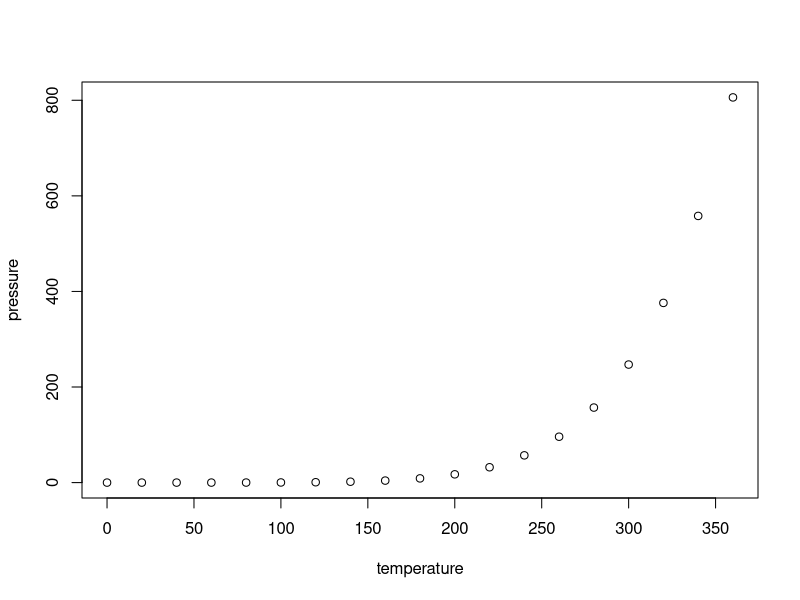
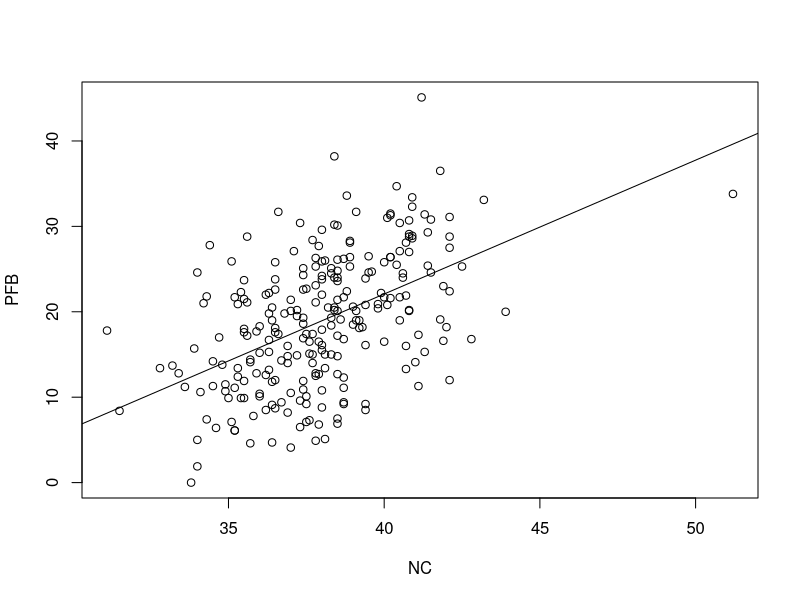
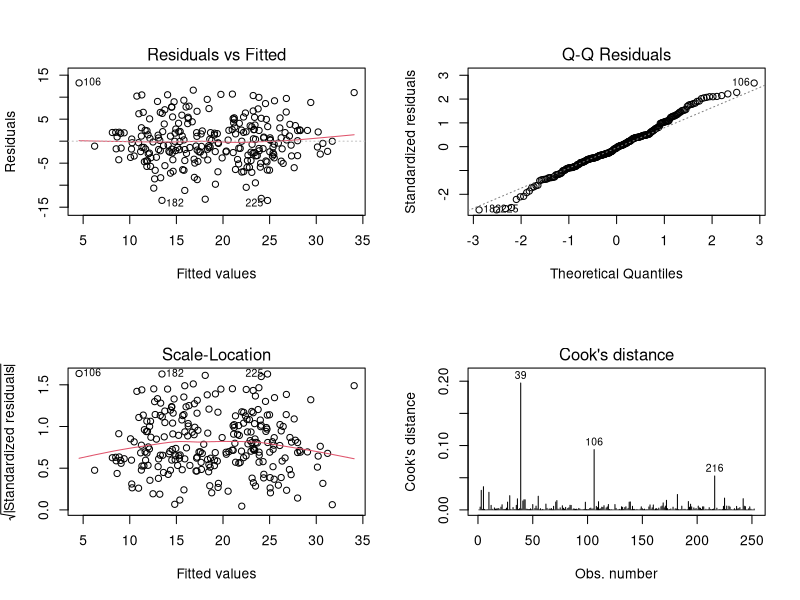
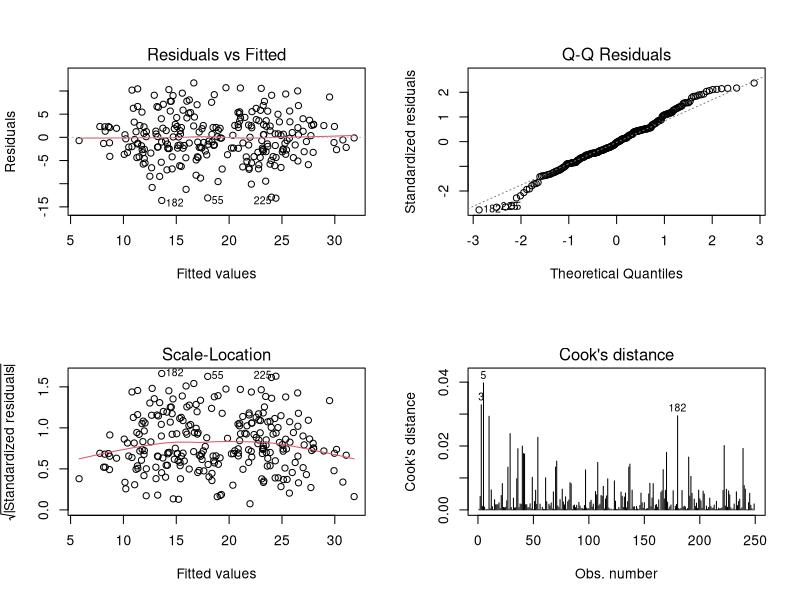

Here is the R script that generated these plots, in order:
## ---- chunk 1
knitr::opts_chunk$set(echo = TRUE)
## ---- chunk 2
summary(cars)
## ---- chunk 3
plot(pressure)
## ---- chunk 4
#15 sep 2019
#http://sphweb.bumc.bu.edu/otlt/MPH-Modules/BS/R/R5_Correlation-Regression/R5_Correlation-Regression2.html
##
fat <- read.csv("fatdat.csv")
str(fat)
## ---- chunk 5
cor(fat$Age, fat$PFB, method="pearson")
cor(fat$PFB, fat[,-1])
fat$BMI = ifelse(fat$Ai > 25,1,0)
## ---- chunk 6
lm1=lm(fat$PFB ~ fat$NC)
summary(lm1)
## ---- chunk 7
lm2=lm(PFB~Age+FFW+NC,data=fat)
summary(lm2)
## ---- chunk 8
plot(PFB ~ NC,data = fat)
abline(lm1)
## ---- chunk 9
lm3 <- lm(PFB ~ Age + FFW + NC + factor(BMI), data = fat)
summary(lm3)
## ---- chunk 10
par(mfrow=c(2,2))
plot(lm3,which = 1:4)
## ---- chunk 11
ls(lm3)
lm3$coefficients
## ---- chunk 12
summary(influence.measures(lm3))
## ---- chunk 13
fat
fat1=fat[c(-39,-106,-216),]
fat1
## ---- chunk 14
lm4 <- lm(PFB ~ Age + FFW + NC + factor(BMI), data = fat1)
summary(lm4)
## ---- chunk 15
par(mfrow=c(2,2))
plot(lm4,which = 1:4)
